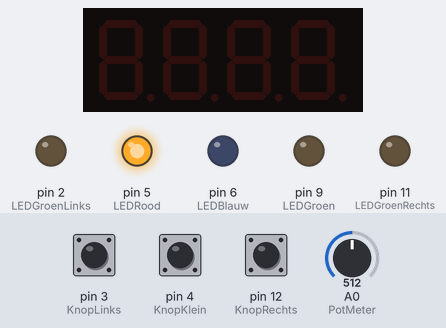
The sketch below on a simulated Arduino Nano, built with avr-gcc and run on an emulated ATmega328P. On the bench: 4-digit seven-segment display, output pins drawn as LEDs (lit = HIGH). The test bench sets the inputs (shaded band); at power-on: pin 4 (KnopKlein) HIGH, pin 3 (KnopLinks) HIGH, pin 12 (KnopRechts) HIGH, A0 (PotMeter) = 512.

Above: at 4.8 s.
4.9 s: pin 4 (KnopKlein) pulled LOW for 0.15 s
At 5.4 s:
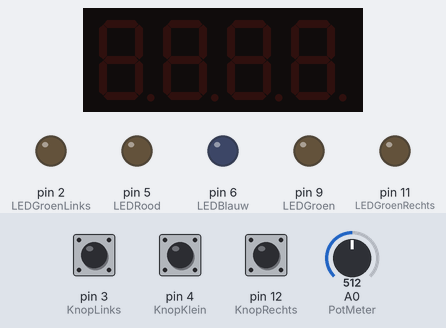
At 7.9 s:
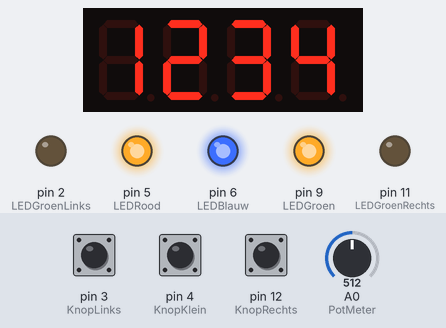
8.0 s: pin 4 (KnopKlein) pulled LOW for 3.2 s
At 11.7 s:
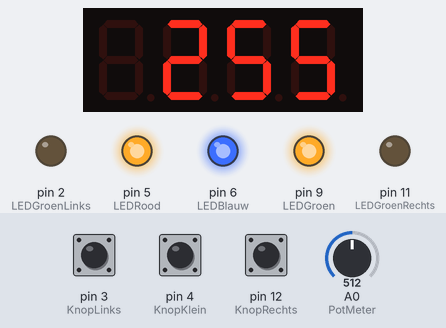
Timing chart, 0 to 13.2 s (numbered marks = the images above; inputs shaded):
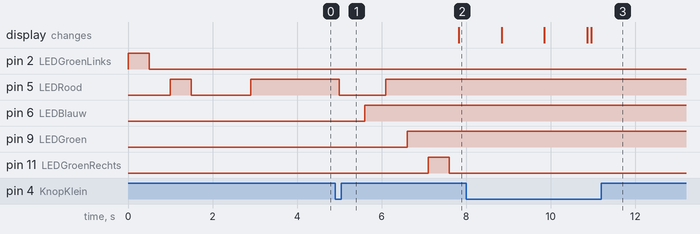

The sketch:

Les_3b.ino
```cpp
#include <TM1637Display.h>
// ==== De globale declaraties (gelden voor het hele programma) ==========================

// Pennen van de Arduino. We geven ze een naam zodat we in het programma een naam kunnen
// gebruiken (dat is makkelijker) en omdat we dan, als we een wijziging moeten maken
// (bijvoorbeeld een knop op een andere pin aansluiten), slechts op 1 plek een wijziging
// hoeven te maken.

// Knoppen
#define KnopLinks 3                  // De linker knop zit op pen 3
#define KnopRechts 12                // De rechter knop zit op pen 12
#define KnopKlein 4                  // De kleine knop linksonder zit op pen 4

// LED's
#define LEDGroenLinks 2              // De groene LED links is aangesloten op pen 2
#define LEDGroenRechts 11            // De rechter groene LED is aangesloten op pen 11
#define LEDRood 5                    // De rode LED zit op pen 5
#define LEDGroen 9                    // De rode LED zit op pen 5
#define LEDBlauw 6                    // De rode LED zit op pen 5
#define LEDNano 13                   // De kleine LED op de Arduino Nano zelf

// Analoge ingangen
#define PotMeter A0                  // De potentiometer (potmeter) is een regelbare
					// weerstand. Die is aangesloten op pen A0

// De 4 cijfers worden bestuurd door een chip TM1637 die aan de onderkant zit
// (je kunt het transparante plaatje omdraaien en dan zie je de chip met het nummer.
// Je ziet dan ook dat er 4 pennen zijn: GND, VCC, CLK en DIO.
// VCC en GND zijn de draden voor de voeding.
// Die gaan naar resp. +5 volt en GND (= 0 volt)op de Arduino zodat de chip en het
// blok cijfers spanning krijgen.
// DIO staat voor Digitale Input / Output. Over deze draad gaat de data die vertelt welke
// cijfers moeten oplichten.
// CLK staat voor klok (clock in het Engels). Die vertelt wanneer de TM1637 chip op de
// DIO draad de data moet bekijken.
#define CLK 7                        // Dit is de klok
#define DIO 8                        // Dit is de digitale input / output
// ==== setup ================================================================================
// Wat tussen de accolades achter setup staat wordt (eenmaal) uitgevoerd nadat de
// Arduino is gestart.
TM1637Display VierCijfers(CLK, DIO);
void setup(){    // Dit is openingsaccolade die bij setup hoort.

  pinMode(KnopLinks, INPUT_PULLUP);    // De pen waaraan de linker knop zit is voor invoer
                                       // (input).
                                       // En er moet een optrekweerstand (pullup) worden
                                       // geconfigureerd om te zorgen dat
                                       // er een 5 volt signaal (HIGH) op de pen staat als de
                                       // knop NIET wordt ingedrukt.
                                       // Als er op de knop wordt gedrukt komt er 0 volt (LOW)
                                       // op.
  pinMode(KnopRechts, INPUT_PULLUP);   // Idem voor de rechter knop
  pinMode(KnopKlein, INPUT_PULLUP);    // Idem voor de kleine knop links onder

  pinMode(LEDGroenLinks, OUTPUT);      // De pen waaraan de linker groene LED zit is een
                                       // uitvoer (output).
  pinMode(LEDGroenRechts, OUTPUT);     // Idem voor de rechter groene LED.
  pinMode(LEDRood, OUTPUT);            // Idem voor de rode LED.

  Serial.begin(115200);                // Deze opdracht is nodig om straks te kunnen zien op
                                       // de Raspberry Pi wat de Arduino aan het doen is.
                                       // 115200 wil zeggen dat de communicatie zal gaan met
                                       // 115200 bit/seconde.
                                       // Hoe je op de Raspberry Pi kunt zien wat de Arduino
                                       // doet komt later.
}                                      // Dit is de sluitaccolade die bij setup() hoort.
                                       // Dit sluit de rij opdrachten af die bij
                                       // het starten van de Arduino worden uitgevoerd.


 // ==== loop ================================================================================
// Wat tussen de accolades staat wordt uitgevoerd na setup(). En dat wordt eindeloos herhaald.

void loop(){
  int StatusKnopKleinNu;
  digitalWrite(LEDGroenLinks, HIGH);  // Laat de linker LED branden
  delay(500);                        // Wacht 1000 milliseconde (ms) = 1 seconde

  digitalWrite(LEDGroenLinks, LOW);   // Doe de linker LED weer uit
  delay(500);                        // Wacht 1000 milliseconde (ms) = 1 seconde

  digitalWrite(LEDRood, HIGH);        // Laat de rode LED branden
  delay(500);                          // Wacht 500 milliseconde (ms) = 0,5 seconde

  digitalWrite(LEDRood, LOW);         // Doe de rode LED weer uit
  delay(100);                         // Wacht 100 milliseconde (ms) = 0,1 seconde

  digitalWrite(LEDBlauw, HIGH);        // Laat de rode LED branden
  delay(500);                          // Wacht 500 milliseconde (ms) = 0,5 seconde

  digitalWrite(LEDBlauw, LOW);         // Doe de rode LED weer uit
  delay(100);                         // Wacht 100 milliseconde (ms) = 0,1 seconde


  digitalWrite(LEDGroen, HIGH);        // Laat de rode LED branden
  delay(500);                          // Wacht 500 milliseconde (ms) = 0,5 seconde

  digitalWrite(LEDGroen, LOW);         // Doe de rode LED weer uit
  delay(100);                         // Wacht 100 milliseconde (ms) = 0,1 seconde

  digitalWrite(LEDBlauw, HIGH);        // Laat de rode LED branden
  delay(100);                         // Wacht 100 milliseconde (ms) = 0,1 seconde

  digitalWrite(LEDRood, HIGH);        // Laat de rode LED branden
  delay(100);                         // Wacht 100 milliseconde (ms) = 0,1 seconde
  digitalWrite(LEDGroen, HIGH);        // Laat de rode LED branden
  delay(1000);                         // Wacht 100 milliseconde (ms) = 0,1 seconde

  while (digitalRead(KnopKlein)==1) {
  }

  digitalWrite(LEDBlauw, LOW);        // Laat de rode LED branden
  delay(100);                         // Wacht 100 milliseconde (ms) = 0,1 seconde

  digitalWrite(LEDRood, LOW);        // Laat de rode LED branden
  delay(100);                         // Wacht 100 milliseconde (ms) = 0,1 seconde
  digitalWrite(LEDGroen, LOW);        // Laat de rode LED branden
  delay(500);                         // Wacht 100 milliseconde (ms) = 0,1 seconde


  analogWrite(LEDBlauw, 255);
  delay(500);
  analogWrite(LEDRood, 255);
  delay(500);
  analogWrite(LEDGroen, 255);
  delay(500);


  digitalWrite(LEDGroenRechts, HIGH);  // Laat de linker LED branden
  delay(500);                        // Wacht 1000 milliseconde (ms) = 1 seconde

  digitalWrite(LEDGroenRechts, LOW);   // Doe de linker LED weer uit
  delay(200);

  VierCijfers.setBrightness(15);                    // Zet de helderheid op 15. 8 = zwak,
                                                    // 15 = fel
  VierCijfers.showNumberDec (1234, false, 4, 0);    // Laat het getal 1234 zien op 4 plekken
                                                    // met het eerste cijfer
                                                    // helemaal links (0)
  delay(1000);
  VierCijfers.showNumberDec (56, false, 2, 0);      // Laat het getal 56 zien met 2 cijfers,
                                                    // eerste cijfer helemaal links
  delay(1000);
  VierCijfers.showNumberDec (78, false, 2, 2);      // Laat het getal 78 zien met 2 cijfers,
                                                    // start vanaf het derde cijfer (plek 2,
                                                    // want het eerste cijfer is plek 0)
  delay(1000);
  const uint8_t TweeCijfersLeeg[] = {0, 0};         // declareer een rij van 2 cijfers en
                                                    // maak ze allemaal 0
  VierCijfers.setSegments(TweeCijfersLeeg,2,0);     // Wis de linker 2 cijfers
  VierCijfers.setSegments(TweeCijfersLeeg,2,2);     // Wis de rechter 2 cijfers
  StatusKnopKleinNu = digitalRead(KnopKlein);

  if (StatusKnopKleinNu == LOW) {
    digitalWrite(LEDNano,HIGH);
  } else {
    digitalWrite(LEDNano,LOW);
  }
   int StatusKnopLinksNu;
  int StatusKnopLinksLaatst;
  int PuntenLinks;
  int PuntenRechts;
  int StatusKnopRechtsNu;
  int StatusKnopRechtsLaatst;
  int LEDDrieKleurWaardeRood=255;
  int LEDDrieKleurWaardeGroen=255;
  int LEDDrieKleurWaardeBlauw=255;
  int LEDBeginWaarde;
  int PotMeterStandBegin;
  unsigned long StartTijd;            // De tijd (in milli seconde vanaf de
                                      // de start van de Arduino kan heel
                                      // groot worden. Dat past niet in een
                                      // int. Daar is de maximum waarde 32767.
                                      // Daarom nemen we een long.
                                      // En het getal zal nooit negatief worden,
                                      // daarom nemen we unsigned (zonder +/- teken,
                                      // dus alleen maar positieve getallen.
  unsigned long SpeelTijd = 15;       // de speeltijd is 15 seconde
  // ==== Hier begint het spel =============================================================
  while (true) {                                    // Herhaal dit eindeloos
    if (digitalRead(KnopKlein) == LOW) {            // Als het kleine knopje ingedrukt wordt
                                                    // dan gaan we van start

      // ==== Stel nu eerst de speeltijd in
      VierCijfers.setSegments(TweeCijfersLeeg,2,0);     // Wis de linker 2 cijfers
      VierCijfers.setSegments(TweeCijfersLeeg,2,2);     // Wis de rechter 2 cijfers

      int i;
      int PotMeterStand;
      for (i=1; i<1000; i++) {                          // doe het 1000 keer om de spelers
                                                        // een beetje tijd te geven
        PotMeterStand = analogRead(PotMeter);           // lees de stand van de potmeter

        SpeelTijd = map(PotMeterStand,0,1024,5,60);     // vertaal het naar een brukkbare
                                                        // waarde voor de speeltijd
        VierCijfers.setSegments(TweeCijfersLeeg,2,0);     // Wis de linker 2 cijfers
        VierCijfers.setSegments(TweeCijfersLeeg,2,2);     // Wis de rechter 2 cijfers
        VierCijfers.showNumberDec(SpeelTijd, false,2, 1);   // laat de speeltijd zien

        PotMeterStandBegin = analogRead(PotMeter);           // lees de stand van de potmeter
        LEDBeginWaarde = LEDDrieKleurWaardeRood;
        while (digitalRead(KnopKlein) == LOW) {
          PotMeterStand = analogRead(PotMeter);           // lees de stand van de potmeter
          LEDDrieKleurWaardeRood = LEDBeginWaarde + max(-LEDBeginWaarde, min(255 - LEDBeginWaarde, map(PotMeterStand-PotMeterStandBegin,-1024, 1024, 255, -255)));
          analogWrite(LEDRood, LEDDrieKleurWaardeRood);
          VierCijfers.showNumberDec(LEDDrieKleurWaardeRood, false,4, 0);   // laat de speeltijd zien
        }

        PotMeterStandBegin = analogRead(PotMeter);           // lees de stand van de potmeter
        LEDBeginWaarde = LEDDrieKleurWaardeGroen;
        while (digitalRead(KnopRechts) == LOW) {
          PotMeterStand = analogRead(PotMeter);           // lees de stand van de potmeter
          LEDDrieKleurWaardeGroen = LEDBeginWaarde + max(-LEDBeginWaarde, min(255 - LEDBeginWaarde, map(PotMeterStand-PotMeterStandBegin,-1024, 1024, 255, -255)));
          analogWrite(LEDGroen, LEDDrieKleurWaardeGroen);
          VierCijfers.showNumberDec(LEDDrieKleurWaardeGroen, false,4, 0);   // laat de speeltijd zien
        }

        PotMeterStandBegin = analogRead(PotMeter);           // lees de stand van de potmeter
        LEDBeginWaarde = LEDDrieKleurWaardeBlauw;
        while (digitalRead(KnopLinks) == LOW) {
          PotMeterStand = analogRead(PotMeter);           // lees de stand van de potmeter
          LEDDrieKleurWaardeBlauw = LEDBeginWaarde + max(-LEDBeginWaarde, min(255 - LEDBeginWaarde, map(PotMeterStand-PotMeterStandBegin,-1024, 1024, 255, -255)));
          analogWrite(LEDBlauw, LEDDrieKleurWaardeBlauw);
          VierCijfers.showNumberDec(LEDDrieKleurWaardeBlauw, false,4, 0);   // laat de speeltijd zien
        }


      }  // ==== PLAATS 3 ==== Op deze plek komt straks het instellen van de speeltijd ====


      // ==== Voorbereidingen voor het spel ========

      StartTijd = millis();                         // Onthoud hoe laat het nu is
      PuntenLinks = 0;                              // Zet de punten van de linker speler op
      PuntenRechts = 0;                                              // nul
      VierCijfers.showNumberDec(PuntenLinks, false, 2, 0);
      VierCijfers.showNumberDec(PuntenRechts, false, 2, 2);
                                                    // Vertoon het aantal punten van de linker
                                                    // speler in de twee linker cijfers
      StatusKnopLinksNu = digitalRead(KnopLinks);   // Lees de status van de linker knop
      StatusKnopLinksLaatst = StatusKnopLinksNu;    // En dat is dan ook de beginwaarde

      StatusKnopRechtsNu = digitalRead(KnopRechts);
      StatusKnopRechtsLaatst = StatusKnopRechtsNu;
      while ((millis() < StartTijd + SpeelTijd * 1000) && (PuntenLinks < 99) && (PuntenRechts < 99) )  {
                                                    // Als de huidige tijd (millis()) kleiner
                                                    // is dan de starttijd plus de speeltijd
                                                    // (die we met 1000 vermenigvuldigen om
                                                    // ook milliseconde te krijgen), dan
                                                    // kunnen we doorgaan: de speeltijd is
                                                    // nog niet om.
                                                    // Maar als de speler al 99 punten heeft
                                                    // dan moeten we toch stoppen, want
                                                    // meer dan 99 punten kunnen we niet
                                                    // laten zien.
        StatusKnopLinksNu = digitalRead(KnopLinks);
        if (StatusKnopLinksNu == LOW && StatusKnopLinksLaatst == HIGH) {
                                                    // Als de knop nu LOW is en hij was HIGH
                                                    // in de vorige keer dat we door de lus
                                                    // kwamen, dan is de knop nu net ingedrukt
          PuntenLinks = PuntenLinks + 1;            // De linker speler krijgt er een punt bij
          VierCijfers.showNumberDec(PuntenLinks, false, 2, 0);
                                                    // Vertoon het aantal punten van de linker
                                                    // speler in de twee linker cijfers
        }
        StatusKnopRechtsNu = digitalRead(KnopRechts);
        if (StatusKnopRechtsNu == LOW && StatusKnopRechtsLaatst == HIGH) {
                                                    // Als de knop nu LOW is en hij was HIGH
                                                    // in de vorige keer dat we door de lus
                                                    // kwamen, dan is de knop nu net ingedrukt
          PuntenRechts = PuntenRechts + 1;            // De linker speler krijgt er een punt bij
          VierCijfers.showNumberDec(PuntenRechts, false, 2, 2);
                                                    // Vertoon het aantal punten van de linker
                                                    // speler in de twee linker cijfers
        }
        StatusKnopLinksLaatst = StatusKnopLinksNu;  // Onthoud de waarde voor de volgende keer
                                                    // dat we door de lus komen// ==== PLAATS 1 ==== Hier komen straks de opdrachten die kijken naar de knoppen.
        StatusKnopRechtsLaatst = StatusKnopRechtsNu;
      }
      // ==== PLAATS 2 ==== Hier komen straks de opdrachten om de winnaar te laten zien.
      // Deze ronde is afgelopen. Laat nu de punten van de winnaar, of van beide bij gelijk
      // spel knipperen. Dat doen we door eerst de cijfers van de winnaar (of beiden) weg te
      // halen en dan beide weer te laten zien.
      while (digitalRead(KnopKlein) == HIGH) {              // Als de kleine knop wordt
                                                            // ingedrukt dan stoppen we met
                                                            // te laten zien wie heeft
                                                            // gewonnen.

        if (PuntenLinks >= PuntenRechts) {                  // Als Links heeft gewonnen of als
                                                            // het gelijk is ...
          VierCijfers.setSegments(TweeCijfersLeeg,2,0);     // Wis de linker 2 cijfers
        }

        if (PuntenRechts >= PuntenLinks) {
          VierCijfers.setSegments(TweeCijfersLeeg,2,2);     // Wis de rechter 2 cijfers
        }

        delay (100);
        VierCijfers.showNumberDec(PuntenLinks, false, 2, 0);
        VierCijfers.showNumberDec(PuntenRechts, false, 2, 2);
        delay (100);
      }
    }
  }

}
```

Measured:
- after the input at 4.9 s, pin 5 (LEDRood): HIGH → LOW after 0.10 s, → HIGH 1.1 s later; pin 6 (LEDBlauw): LOW → HIGH after 0.70 s; pin 9 (LEDGroen): LOW → HIGH after 1.7 s; pin 11 (LEDGroenRechts): LOW → HIGH after 2.2 s, → LOW 0.50 s later
